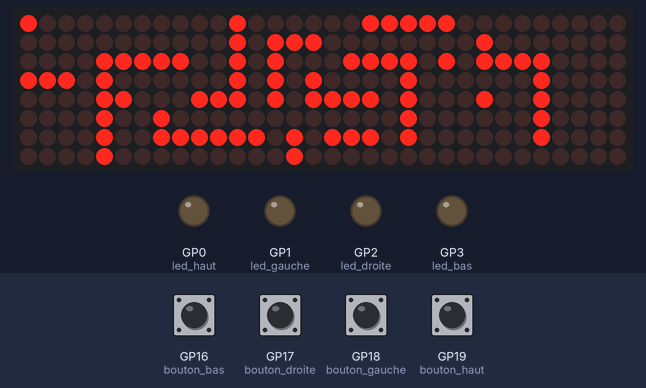
Simulated run of this program. Board: Raspberry Pi Pico running MicroPython. Parts: 32×8 LED matrix, output pins drawn as LEDs (lit = HIGH). Inputs (shaded band) come from the test bench; at power-on: GP16 (bouton_bas), GP17 (bouton_droite), GP18 (bouton_gauche), GP19 (bouton_haut) HIGH. Random numbers come from a fixed seed; which way up the LED matrix modules are mounted is assumed.

Above: at 1.2 s.
1.3 s: GP16 (bouton_bas) pulled LOW for 0.15 s
At 1.74 s:
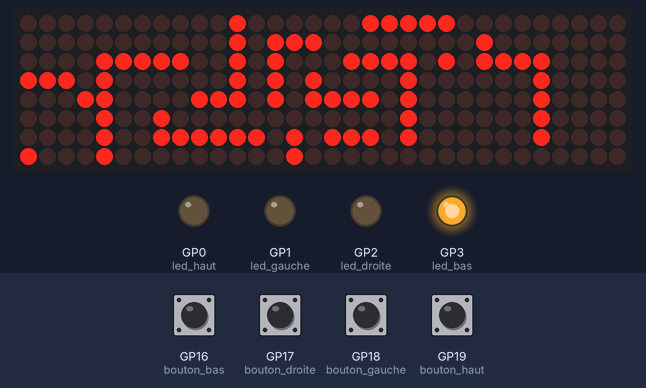
2.0 s: GP17 (bouton_droite) pulled LOW for 0.15 s
At 2.6 s:
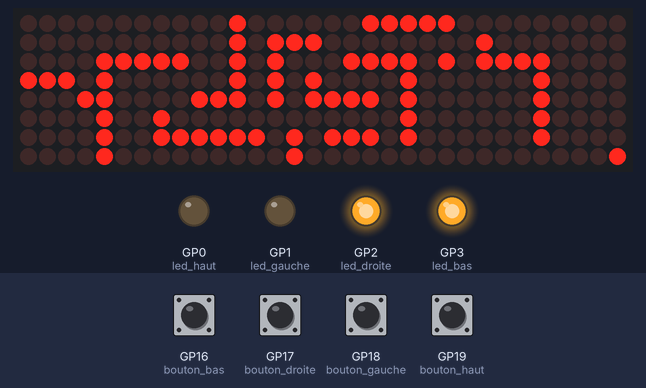
2.7 s: GP18 (bouton_gauche) pulled LOW for 0.15 s
At 3.2 s:
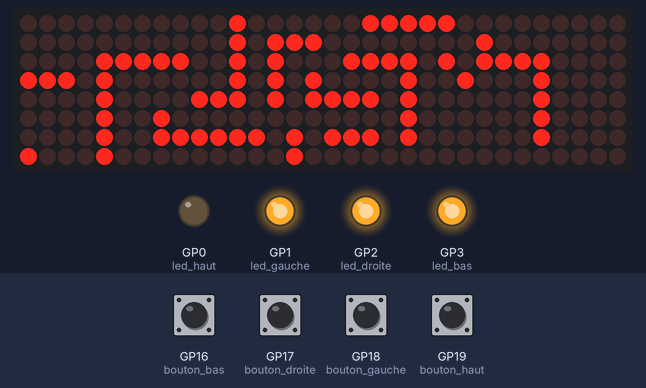
3.4 s: GP19 (bouton_haut) pulled LOW for 0.15 s
At 3.8 s:
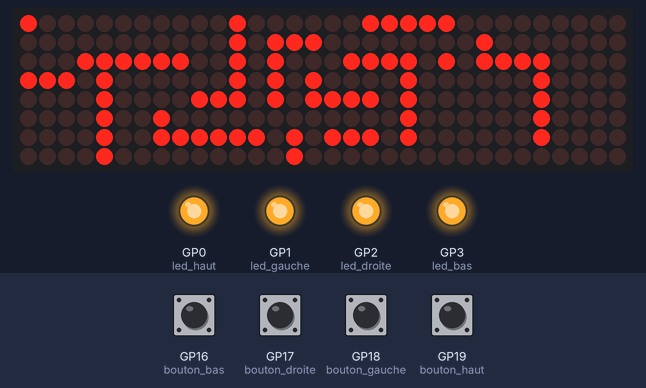
4.1 s: GP19 (bouton_haut) pulled LOW for 1 s
At 6.2 s:
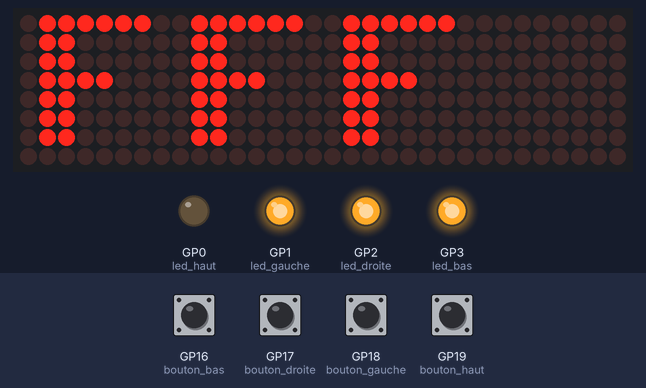
Timing chart, 0 to 7.7 s (numbered marks = the images above; inputs shaded):
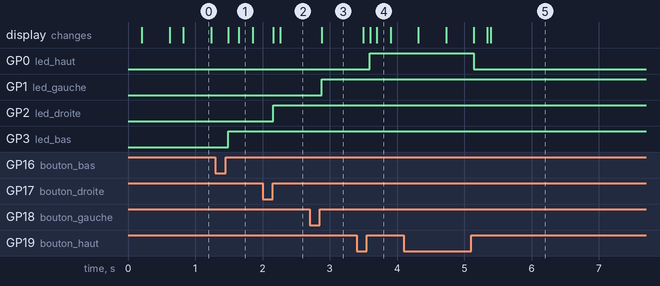

Measured:
- after the input at 1.3 s, GP3 (led_bas): LOW → HIGH after 0.19 s
- after the input at 2.0 s, GP2 (led_droite): LOW → HIGH after 0.16 s
- after the input at 2.7 s, GP1 (led_gauche): LOW → HIGH after 0.18 s
- after the input at 3.4 s, GP0 (led_haut): LOW → HIGH after 0.20 s
- after the input at 4.1 s, GP0 (led_haut): HIGH → LOW after 1.0 s
- what the display in image 0 shows lasts 0.4 s, from 0.8 s to 1.2 s

The program:

seance3a_fantomes.py
```python
# SEANCE 1:
# =========
#    - Codage complet des boutons et des leds
#    ==> Un appui sur un bouton allume ou eteint la led correspondante
#
# SEANCE 2:
# ========
#    - Atelier soudure
#    - Utilisation du code de la matrice (deja ecrit)
#    - Creation et codage du labyrinthe
#
#    ==> Le pixel "Joueur1" se déplace dans un labyrinthe
#
# SEANCE 3:
# ========
#    - Ajout du Buzzer
#    - Codage musique theme "mission impossible"
#
# AJOUTS HORS SEANCE:
# ===================
#    - Ajout des fantomes (joueurs 3 et 4): Deplacements aléatoires


#==========================================#
# Program                                  #
#==========================================#
from machine import Pin, SPI, PWM
import time
from time import sleep
import max7219
import random

#==========================================#
# Configuration du jeu                     #
#==========================================#

CFG_SILENCE = True

CFG_VITESSE_FANTOMES = 200#400#800

#==========================================#
# Declarations                             #
#==========================================#

#== Definition des boutons
bouton_haut = Pin(19, Pin.IN, Pin.PULL_UP)
bouton_bas = Pin(16, Pin.IN, Pin.PULL_UP)
bouton_droite = Pin(17, Pin.IN, Pin.PULL_UP)
bouton_gauche = Pin(18, Pin.IN, Pin.PULL_UP)

#== Definition des leds
led_haut = Pin(0, Pin.OUT)
led_bas = Pin(3, Pin.OUT)
led_droite = Pin(2, Pin.OUT)
led_gauche = Pin(1, Pin.OUT)

#== Declaration de la matrice 8x8 MAX7219
cs_pin = 9
spi = SPI(1) # Pins 9,10,11

#== Declaration du buzzer
buzzer = PWM(Pin(8))

#==========================================#
# Initialisations                          #
#==========================================#

#== Initialisation de la partie boutons
date_dernier_appui_haut = time.ticks_ms()
date_dernier_appui_bas = time.ticks_ms()
date_dernier_appui_droite = time.ticks_ms()
date_dernier_appui_gauche = time.ticks_ms()
bouton_haut_actif = False
bouton_bas_actif = False
bouton_droite_actif = False
bouton_gauche_actif = False

#== Initialisation des leds: eteintes
led_haut.value(0)
led_bas.value(0)
led_droite.value(0)
led_gauche.value(0)

#== Initialisation de la matrice
MAX7219_NUM = 4
MAX7219_INVERT = False
if (MAX7219_INVERT == False):
    ACTIVE_PIXEL = 1
else:
    ACTIVE_PIXEL = 0
MAX7219_SCROLL_DELAY = 0.05
display = max7219.Matrix8x8(spi=spi, cs=Pin(cs_pin), num=MAX7219_NUM)
display.brightness(2)
p = MAX7219_NUM * 8

#== Initialisation des joueurs et fantomes = Positions de départ
# 0 = Joueur 1 (boutons)
# 1 = Joueur 2 (joystick)
# 3 et 4 = Fantomes
x_pos = [0,15, 8, 24]
y_pos = [0, 4, 4,  7]

#== Initialisation des fantomes
date_dernier_selection_fantomes = time.ticks_ms()


#==========================================#
# Fonctions                                #
#==========================================#
#== Fonction buzzer_note: il va jouer une mélodie note par note a chaque appui
index_note = 0
def buzzer_note():
    global buzzer, index_note
    do = 523
    do_d = 554
    re_b = 554
    re = 587
    re_d = 622
    mi_b = 622
    mi = 659
    fa = 698
    fa_d = 740
    so_b = 740
    so = 784
    so_d = 830
    la_b = 830
    la = 880
    la_d = 932
    si_b = 932
    si = 988
    notes = [la,la,do,re,la,la,so,la_b,
             la,la,do,re,la,la,so,la_b,
             do,la,mi,
             do,la,re_d,
             do,la,re,do,re] #mission impossible: liste des notes
    duree = [0.25,0.25,0.25,0.25,0.25,0.25,0.25,0.25,
             0.25,0.25,0.25,0.25,0.25,0.25,0.25,0.25,
             0.125,0.125,1.5,
             0.125,0.125,1.5,
             0.125,0.125,1.5,0.125,0.25] #mission impossible: duree de chaque note
    if CFG_SILENCE == False:
        buzzer.freq(notes[index_note])
        buzzer.duty_u16(400) #niveau sonore
        sleep(duree[index_note])
        buzzer.duty_u16(0) #close
        #sleep(0.01)
        if (index_note < (len(notes)-1)):
            index_note = index_note + 1
        else:
          index_note = 0

#== Fonctions des boutons a associer aux handlers (Interruptions)
def bouton_haut_handler(pin):
    global bouton_haut_actif
    global date_dernier_appui_haut
    if time.ticks_diff(time.ticks_ms(), date_dernier_appui_haut) > 500: # evite les rebonds
        bouton_haut_actif = True
        date_dernier_appui_haut = time.ticks_ms() # "remise a zero"
def bouton_bas_handler(pin):
    global bouton_bas_actif
    global date_dernier_appui_bas
    if time.ticks_diff(time.ticks_ms(), date_dernier_appui_bas) > 500:
        bouton_bas_actif = True
        date_dernier_appui_bas = time.ticks_ms()
def bouton_droite_handler(pin):
    global bouton_droite_actif
    global date_dernier_appui_droite
    if time.ticks_diff(time.ticks_ms(), date_dernier_appui_droite) > 500:
        bouton_droite_actif = True
        date_dernier_appui_droite = time.ticks_ms()
def bouton_gauche_handler(pin):
    global bouton_gauche_actif
    global date_dernier_appui_gauche
    if time.ticks_diff(time.ticks_ms(), date_dernier_appui_gauche) > 500:
        bouton_gauche_actif = True
        date_dernier_appui_gauche = time.ticks_ms()
#== Association des fonctions ci dessus avec les interruptions
bouton_bas.irq(trigger = machine.Pin.IRQ_RISING, handler = bouton_bas_handler)
bouton_haut.irq(trigger = machine.Pin.IRQ_RISING, handler = bouton_haut_handler)
bouton_droite.irq(trigger = machine.Pin.IRQ_RISING, handler = bouton_droite_handler)
bouton_gauche.irq(trigger = machine.Pin.IRQ_RISING, handler = bouton_gauche_handler)

#== Fonctions qui vont gerer les deplacements des joueurs
def deplacement_haut(joueur_id):
    global x_pos, y_pos
    if (y_pos[joueur_id] == 7):
        y_pos[joueur_id] = 0
    else:
        y_pos[joueur_id] = y_pos[joueur_id]+1

def deplacement_bas(joueur_id):
    global x_pos, y_pos
    if (y_pos[joueur_id] == 0):
        y_pos[joueur_id] = 7
    else:
        y_pos[joueur_id] = y_pos[joueur_id]-1

def deplacement_gauche(joueur_id):
    if (x_pos[joueur_id] == 31):
        x_pos[joueur_id] = 0
    else:
        x_pos[joueur_id]=x_pos[joueur_id]+1

def deplacement_droite(joueur_id):
    if (x_pos[joueur_id] == 0):
        x_pos[joueur_id] = 31
    else:
        x_pos[joueur_id]=x_pos[joueur_id]-1

#== Fonction qui va dessiner le labyrinthe sur la matrice de leds
def display_labyrinthe():
    offset = 0
    display.hline(4+offset, 2, 5, ACTIVE_PIXEL)  #Draw a line
    display.vline(4+offset, 2, 6, ACTIVE_PIXEL)  #Draw a column
    #************************************
    #* A FAIRE : Dessiner le labyrinthe sur une feuille
    #* et le coder
    #************************************
    display.hline(0,3,3,ACTIVE_PIXEL)
    display.vline(11,0,5,ACTIVE_PIXEL)
    display.hline(9,4,2,ACTIVE_PIXEL)
    display.vline(7,5,2,ACTIVE_PIXEL)
    display.hline(8,6,5,ACTIVE_PIXEL)
    display.hline(18,0,5,ACTIVE_PIXEL)
    display.hline(13,1,3,ACTIVE_PIXEL)
    display.vline(13,2,3,ACTIVE_PIXEL)
    display.vline(14,6,2,ACTIVE_PIXEL)
    display.hline(16,6,3,ACTIVE_PIXEL)
    display.vline(15,3,2,ACTIVE_PIXEL)
    display.hline(16,4,3,ACTIVE_PIXEL)
    display.hline(17,2,4,ACTIVE_PIXEL)
    display.vline(20,3,4,ACTIVE_PIXEL)
    display.hline(22,2,1,ACTIVE_PIXEL)
    display.hline(24,2,4,ACTIVE_PIXEL)
    display.vline(27,3,4,ACTIVE_PIXEL)
    display.hline(24,1,1,ACTIVE_PIXEL)

#==========================================#
# Programme principal                      #
#==========================================#

while True:
    #==== Joue une musique pendant le jeu
    buzzer_note()
    #==== Joueur 1 = Boutons + LEDs (pour ameliorer le visuel)
    if bouton_haut_actif:
        bouton_haut_actif = False
        deplacement_haut(0)
        led_haut.toggle()
    if bouton_bas_actif:
        bouton_bas_actif = False
        deplacement_bas(0)
        led_bas.toggle()
    if bouton_droite_actif:
        bouton_droite_actif = False
        deplacement_droite(0)
        led_droite.toggle()
    if bouton_gauche_actif:
        bouton_gauche_actif = False
        deplacement_gauche(0)
        led_gauche.toggle()
    #==== Fantomes
    if time.ticks_diff(time.ticks_ms(), date_dernier_selection_fantomes) > CFG_VITESSE_FANTOMES:
        date_dernier_selection_fantomes = time.ticks_ms() # "remise a zero"
        xValue = random.randint(0, 80000)
        yValue = random.randint(0, 80000)
        if (xValue > 60000):
            deplacement_bas(2)
            deplacement_droite(3)
        elif (xValue < 1500):
            deplacement_haut(2)
            deplacement_gauche(3)
        elif (yValue > 60000):
            deplacement_droite(2)
            deplacement_bas(3)
        if (yValue < 1500):
            deplacement_gauche(2)
            deplacement_haut(3)
    #==== Affichage du plateau de jeu sur la matrice de leds
    display.fill(MAX7219_INVERT)
    display.pixel(x_pos[0],y_pos[0],ACTIVE_PIXEL) #Joueur1
    display.pixel(x_pos[2],y_pos[2],ACTIVE_PIXEL) #Fantome1
    display.pixel(x_pos[3],y_pos[3],ACTIVE_PIXEL) #Fantome2
    display_labyrinthe()
    display.show()
    sleep(MAX7219_SCROLL_DELAY)
    #==== Evaluation du jeu: Echec si position joueur1 == position fantomes
    if ((x_pos[0] == x_pos[1]) & (y_pos[0] == y_pos[1])) | ((x_pos[0] == x_pos[2]) & (y_pos[0] == y_pos[2])):
        #Affichage du message d'erreur
        while True:
            display.fill(MAX7219_INVERT)
            display.text('FFF',0,0,1)
            display.show()
```
